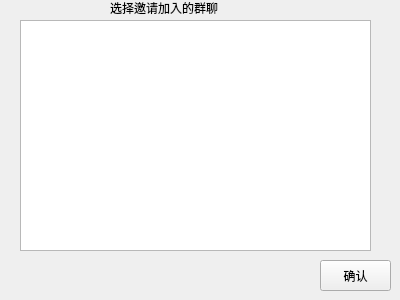
<?xml version="1.0" encoding="UTF-8"?>
<ui version="4.0">
 <class>invite_join_group</class>
 <widget class="QWidget" name="invite_join_group">
  <property name="geometry">
   <rect>
    <x>0</x>
    <y>0</y>
    <width>400</width>
    <height>300</height>
   </rect>
  </property>
  <property name="windowTitle">
   <string>QQ</string>
  </property>
  <property name="windowIcon">
   <iconset resource="images.qrc">
    <normaloff>:/src_pic/QQ.jpg</normaloff>:/src_pic/QQ.jpg</iconset>
  </property>
  <widget class="QListWidget" name="listWidget">
   <property name="geometry">
    <rect>
     <x>20</x>
     <y>20</y>
     <width>351</width>
     <height>231</height>
    </rect>
   </property>
  </widget>
  <widget class="QLabel" name="label">
   <property name="geometry">
    <rect>
     <x>110</x>
     <y>0</y>
     <width>181</width>
     <height>16</height>
    </rect>
   </property>
   <property name="text">
    <string>选择邀请加入的群聊</string>
   </property>
  </widget>
  <widget class="QPushButton" name="pushButton">
   <property name="geometry">
    <rect>
     <x>320</x>
     <y>260</y>
     <width>71</width>
     <height>31</height>
    </rect>
   </property>
   <property name="text">
    <string>确认</string>
   </property>
  </widget>
 </widget>
 <resources>
  <include location="images.qrc"/>
 </resources>
 <connections/>
</ui>
